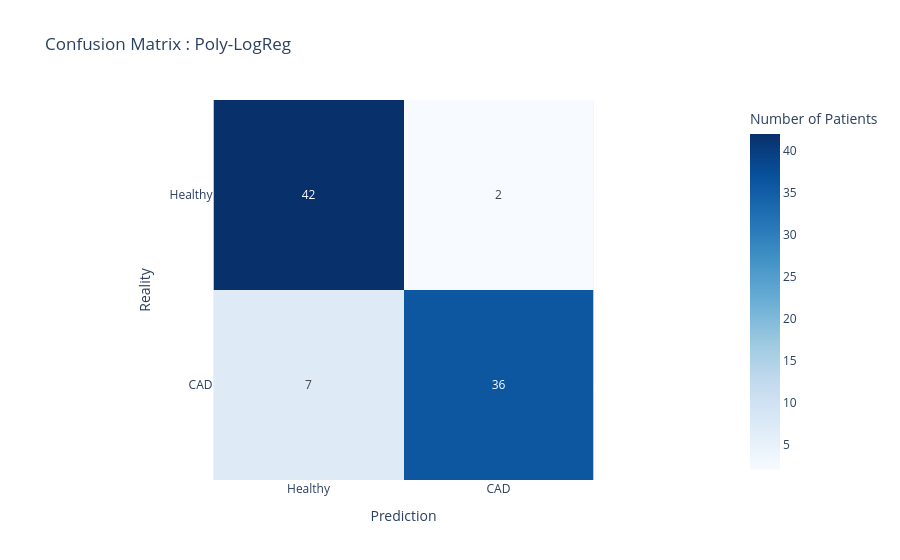

The code cell stored with this chart in its notebook:
### Markdown cell above
## Polynomial Logistic Regresion Model Evaluation

### Code cell
from sklearn.metrics import confusion_matrix
y_pred_poly = poly_log_reg_clf.predict(X_test_final)
cm = confusion_matrix(y_test_final, y_pred_poly)

fig_cm = px.imshow(cm, text_auto=True, color_continuous_scale='Blues',
                   labels=dict(x="Prediction", y="Reality", color="Number of Patients"),
                   x=['Healthy', 'CAD'], y=['Healthy', 'CAD'],
                   title="Confusion Matrix : Poly-LogReg")
fig_cm.show()

### Figure 1 — Plotly figure (JSON) as saved in the notebook; plotly's stock layout.template omitted (floating-point values rounded to 4 significant figures)
{"data": [{"coloraxis": "coloraxis", "hovertemplate": "Prediction: %{x}<br>Reality: %{y}<br>Number of Patients: %{z}<extra></extra>", "name": "0", "texttemplate": "%{z}", "type": "heatmap", "x": ["Healthy", "CAD"], "xaxis": "x", "y": ["Healthy", "CAD"], "yaxis": "y", "z": [[42, 2], [7, 36]]}], "layout": {"coloraxis": {"colorbar": {"title": {"text": "Number of Patients"}}, "colorscale": [[0, "rgb(247,251,255)"], [0.125, "rgb(222,235,247)"], [0.25, "rgb(198,219,239)"], [0.375, "rgb(158,202,225)"], [0.5, "rgb(107,174,214)"], [0.625, "rgb(66,146,198)"], [0.75, "rgb(33,113,181)"], [0.875, "rgb(8,81,156)"], [1, "rgb(8,48,107)"]]}, "title": {"text": "Confusion Matrix : Poly-LogReg"}, "xaxis": {"anchor": "y", "constrain": "domain", "domain": [0, 1], "scaleanchor": "y", "title": {"text": "Prediction"}}, "yaxis": {"anchor": "x", "autorange": "reversed", "constrain": "domain", "domain": [0, 1], "title": {"text": "Reality"}}}}
